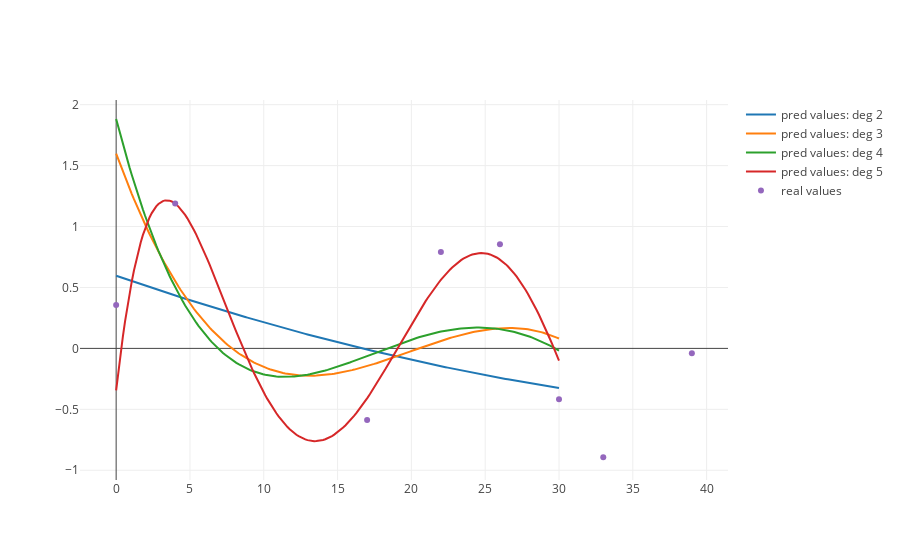

Source (notebook cell):
### Markdown cell above
### Задание 3

### Code cell
noisysine_lasso_df = noisysine_df.copy()

x = pd.DataFrame({'x' : np.linspace(0, 30, 200)})
data = []

for i in range(2, 6):
    noisysine_lasso_df['x' + str(i)] = noisysine_lasso_df['x'] ** i
    x['x' + str(i)] = x['x'] ** i
    noisysine_lasso_train_df = noisysine_lasso_df.loc[noisysine_train.index]
    noisysine_lasso_test_df = noisysine_lasso_df.loc[noisysine_test.index]
    
    model = sklearn.linear_model.Lasso(alpha=0.002, max_iter=10000000, selection='cyclic')
    model.fit(noisysine_lasso_train_df.drop(columns=['y']), noisysine_lasso_train_df['y'])
    
    real_y = noisysine_lasso_test_df.sort_values(by=['x'])['y']
    pred_y = model.predict(noisysine_lasso_test_df.drop(columns=['y']).sort_values(by=['x']))
    
    print("Degree =", i, ", r2 = ", sklearn.metrics.r2_score(real_y, pred_y),
          "features used =", sum(map(lambda x: 1 if x > 0 else 0, model.coef_)))
    
    

    
    data.append(
        go.Scatter(
            y = model.predict(x),
            x = x['x'],
            mode = 'lines',
            name = 'pred values: deg {}'.format(i)
        ))

data.append(
        go.Scatter(
            y = noisysine_lasso_test_df.sort_values(by=['x'])['y'],
            x = noisysine_lasso_test_df.sort_values(by=['x'])['x'],
            mode = 'markers',
            name = 'real values'
        ))
plotly.offline.iplot(data, filename='real_values.html')

### Figure 1 — Plotly figure (JSON) as saved in the notebook; plotly's stock layout.template omitted (floating-point values rounded to 4 significant figures; data arrays with more than 128 entries replaced by an {"elided": "..."} marker saying what was removed)
{"data": [{"mode": "lines", "name": "pred values: deg 2", "type": "scatter", "uid": "2b09d5d3-396e-4db5-8c95-c835ed00d0bb", "x": {"elided": "200 float values"}, "y": {"elided": "200 float values"}}, {"mode": "lines", "name": "pred values: deg 3", "type": "scatter", "uid": "06eade79-984a-4d88-a39e-348c861592d9", "x": {"elided": "200 float values"}, "y": {"elided": "200 float values"}}, {"mode": "lines", "name": "pred values: deg 4", "type": "scatter", "uid": "096a01e9-b63f-498a-aacc-e32dcb5ac25c", "x": {"elided": "200 float values"}, "y": {"elided": "200 float values"}}, {"mode": "lines", "name": "pred values: deg 5", "type": "scatter", "uid": "8b680ccd-0d93-4cbb-9fd1-44c7300b1ab6", "x": {"elided": "200 float values"}, "y": {"elided": "200 float values"}}, {"mode": "markers", "name": "real values", "type": "scatter", "uid": "3c61a29c-6977-4287-b55b-5811c5a40fde", "x": [0, 4, 17, 22, 26, 30, 33, 39], "y": [0.3555, 1.189, -0.5881, 0.7908, 0.8537, -0.4182, -0.8932, -0.04035]}], "layout": {}}
